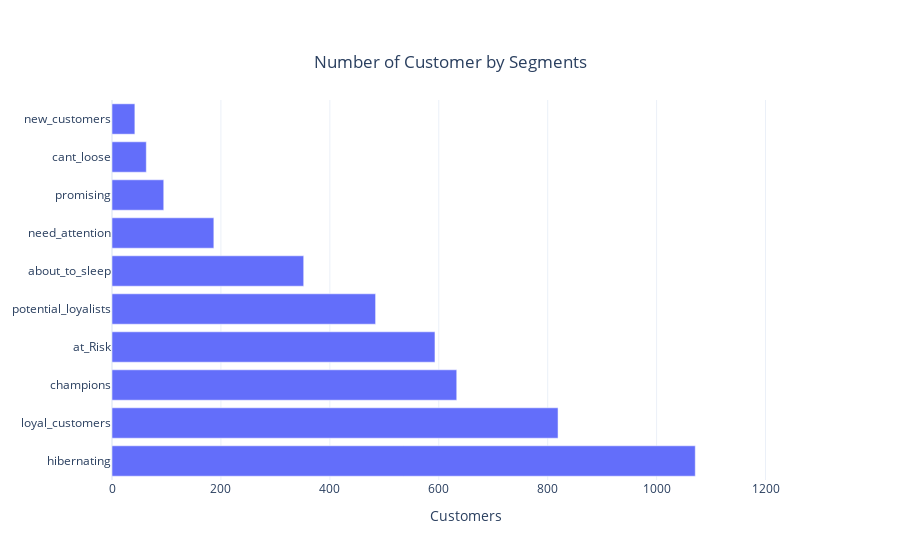

Here is the notebook cell this chart was saved with:
### Code cell
data = go.Bar(y = pd.DataFrame(rfm['segment'].value_counts()).index,
              x = pd.DataFrame(rfm['segment'].value_counts())['segment'].values,
              name = str(pd.DataFrame(rfm['segment'].value_counts())['segment'].values),
              orientation='h')

layout = go.Layout(title={'text': "Number of Customer by Segments",'y':0.9,'x':0.5,
                          'xanchor': 'center','yanchor': 'top'},
                   xaxis =dict(title='Customers'),
                   template = 'plotly_white')

fig=go.Figure(data=data, layout=layout)
fig.update_xaxes(range=[0,1300])
iplot(fig)

### Figure 1 — Plotly figure (JSON) as saved in the notebook; plotly's stock layout.template omitted (floating-point values rounded to 4 significant figures)
{"data": [{"name": "[1071  819  633  593  484  352  187   95   63   42]", "orientation": "h", "type": "bar", "x": [1071, 819, 633, 593, 484, 352, 187, 95, 63, 42], "y": ["hibernating", "loyal_customers", "champions", "at_Risk", "potential_loyalists", "about_to_sleep", "need_attention", "promising", "cant_loose", "new_customers"]}], "layout": {"title": {"text": "Number of Customer by Segments", "x": 0.5, "xanchor": "center", "y": 0.9, "yanchor": "top"}, "xaxis": {"range": [0, 1300], "title": {"text": "Customers"}}}}
